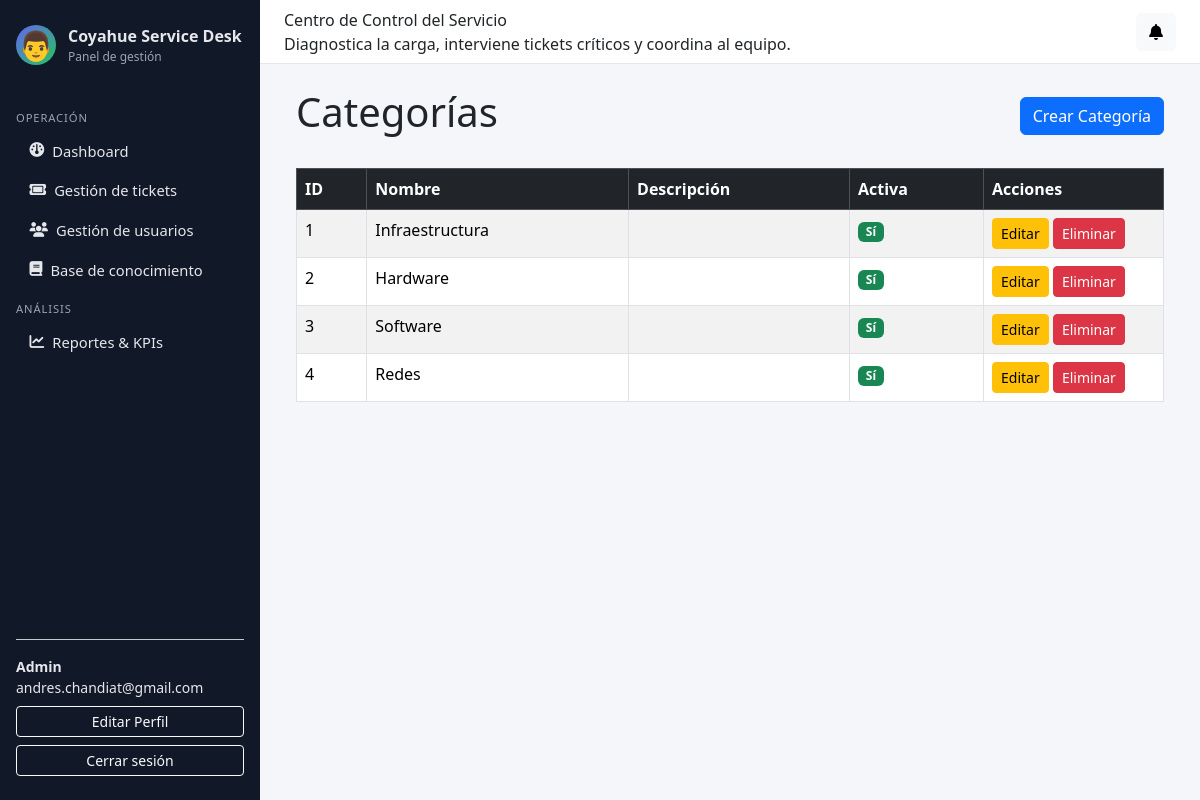
The app's page /panel/categorias/ (signed in) with its own data.
### accounts/models.py (models this page shows, shortened)
class Usuario(AbstractUser):
    username = None
    email = models.EmailField("email address", unique=True)
    rol = models.ForeignKey(
        Rol,
        on_delete=models.PROTECT,
        related_name="usuarios",
        null=True,
        blank=True,
    )
    telefono = models.CharField(max_length=30, blank=True)
    departamento = models.CharField(max_length=100, blank=True)
    activo = models.BooleanField(default=True)
    AVATAR_CHOICES = [
        ('👤', '👤 Persona'),
        ('👨', '👨 Hombre'),
        ('👩', '👩 Mujer'),
        ('🧑', '🧑 Persona neutra'),
        ('👔', '👔 Profesional'),
        ('💼', '💼 Ejecutivo'),
        ('🎓', '🎓 Estudiante'),
        ('⚙️', '⚙️ Técnico'),
    ]
    avatar = models.CharField(
        max_length=10,
        choices=AVATAR_CHOICES,
        default='👤',
        help_text="Ícono de perfil personalizado"
    )
    fecha_creacion = models.DateTimeField(auto_now_add=True)
    fecha_actualizacion = models.DateTimeField(auto_now=True)
    USERNAME_FIELD = "email"
    REQUIRED_FIELDS: list[str] = []  # no pedimos username, solo email + password
    objects = UsuarioManager()

class Rol(models.Model):
    nombre_rol = models.CharField(max_length=50, unique=True)
    descripcion = models.TextField(blank=True)
    permisos = models.JSONField(default=dict, blank=True)
    fecha_creacion = models.DateTimeField(auto_now_add=True)

### tickets/models.py (models this page shows, shortened)
class Categoria(models.Model):
    nombre_categoria = models.CharField(max_length=100, unique=True)
    descripcion = models.TextField(blank=True)
    activo = models.BooleanField(default=True)

### accounts/views.py (the view)
# urls.py: path("panel/categorias/", categorias_listar, name="categorias_listar"),
@login_required
def categorias_listar(request):
    if not require_role(request.user, "ADMIN"):
        return HttpResponseForbidden("No tienes permiso para ver esta sección.")
    categorias = Categoria.objects.all()
    return render(request, "admin/categorias_listar.html", {"categorias": categorias})

### accounts/views.py (called while the page is built)
def require_role(user, rol_nombre: str) -> bool:
    return (
        user.is_authenticated
        and hasattr(user, "rol")
        and user.rol
        and user.rol.nombre_rol.upper() == rol_nombre.upper()
    )

### notifications/context_processors.py (called while the page is built)
def notificaciones_context(request):
    if not request.user.is_authenticated:
        return {}
    qs = Notificacion.objects.filter(
        usuario_destino=request.user,
        leida=False
    ).order_by("-fecha_envio")
    return {
        "notificaciones_no_leidas": qs,
        "total_notificaciones_no_leidas": qs.count(),
    }

### templates/admin/categorias_listar.html
{% extends "base_admin.html" %}
{% block content %}
<div class="container">
    <div class="d-flex justify-content-between align-items-center mb-4">
        <h1>Categorías</h1>
        <a class="btn btn-primary" href="{% url 'categorias_crear' %}">Crear Categoría</a>
    </div>
    <table class="table table-bordered table-striped">
        <thead class="table-dark">
            <tr>
                <th>ID</th>
                <th>Nombre</th>
                <th>Descripción</th>
                <th>Activa</th>
                <th style="width: 180px;">Acciones</th>
            </tr>
        </thead>
        <tbody>
            {% for c in categorias %}
            <tr>
                <td>{{ c.id }}</td>
                <td>{{ c.nombre_categoria }}</td>
                <td>{{ c.descripcion }}</td>
                <td>
                    {% if c.activo %}
                        <span class="badge bg-success">Sí</span>
                    {% else %}
                        <span class="badge bg-secondary">No</span>
                    {% endif %}
                </td>
                <td>
                    <a href="{% url 'categorias_editar' c.id %}" class="btn btn-sm btn-warning">Editar</a>
                    <a href="{% url 'categorias_eliminar' c.id %}" class="btn btn-sm btn-danger">Eliminar</a>
                </td>
            </tr>
            {% endfor %}
        </tbody>
    </table>
</div>
{% endblock %}

### templates/base_admin.html (shortened to what this page needs)
{% load static %}
<!DOCTYPE html>
<html lang="es">
<head>
    <link href="https://cdn.jsdelivr.net/npm/bootstrap@5.3.2/dist/css/bootstrap.min.css" rel="stylesheet"/>
    <link rel="stylesheet"
        href="https://cdnjs.cloudflare.com/ajax/libs/font-awesome/6.5.0/css/all.min.css"
/>
</head>
<body>
<div class="layout-wrapper">
    <aside class="sidebar">
        <div class="sidebar-brand">
            <div class="sidebar-brand-icon" style="font-size: 1.8rem;">{{ user.avatar }}</div>
            <div>
                <div class="fw-semibold">Coyahue Service Desk</div>
                <div style="font-size: 0.75rem; color: #9ca3af;">Panel de gestión</div>
            </div>
        </div>
        <nav class="sidebar-nav">
            <div class="sidebar-section-title">Operación</div>
            {% if request.user.is_authenticated and request.user.rol %}
                {% if request.user.rol.nombre_rol|upper == "ADMIN" %}
                    <a href="{% url 'dashboard_admin' %}" class="{% if request.resolver_match.url_name == 'dashboard_admin' %}active-link{% endif %}">
                        <i class="fa-solid fa-gauge"></i> <span>Dashboard</span>
                    </a>
                    <a href="{% url 'tickets_listar' %}" class="{% if request.resolver_match.url_name == 'tickets_listar' %}active-link{% endif %}">
                        <i class="fa-solid fa-ticket"></i> <span>Gestión de tickets</span>
                    </a>
                    <a href="{% url 'usuarios_listar' %}" class="{% if request.resolver_match.url_name in 'usuarios_listar usuarios_crear usuarios_editar usuarios_eliminar' %}active-link{% endif %}">
                        <i class="fa-solid fa-users"></i> <span>Gestión de usuarios</span>
                    </a>
                    <a href="{% url 'faq_admin_listar' %}" class="{% if 'faq_admin' in request.resolver_match.url_name %}active-link{% endif %}">
                        <i class="fa-solid fa-book"></i> <span>Base de conocimiento</span>
                    </a>
                    <div class="sidebar-section-title">Análisis</div>
                    <a href="{% url 'reportes_dashboard' %}" class="{% if request.resolver_match.url_name == 'reportes_dashboard' %}active-link{% endif %}">
                        <i class="fa-solid fa-chart-line"></i> <span>Reportes & KPIs</span>
                    </a>
                {% endif %}
            {% endif %}
        </nav>
        <div class="mt-auto pt-3 border-top border-secondary-subtle small">
            {% if request.user.is_authenticated %}
                <div class="fw-semibold">
                    {% if request.user.rol %}
                        {{ request.user.rol.nombre_rol|title }}
                    {% else %} Usuario {% endif %}
                </div>
                <div class="text-truncate">{{ request.user.email }}</div>
                <a href="{% url 'editar_perfil' %}" class="btn btn-outline-light btn-sm w-100 mt-2">
                     Editar Perfil
                </a>
                <form method="post" action="{% url 'logout' %}" class="mt-2">
                    <button class="btn btn-outline-light btn-sm w-100" type="submit">Cerrar sesión</button>
                </form>
            {% endif %}
        </div>
    </aside>
    <div class="main-area">
        <header class="topbar">
            <div>
                <div class="topbar-title">Centro de Control del Servicio</div>
                <div class="topbar-subtitle">Diagnostica la carga, interviene tickets críticos y coordina al equipo.</div>
            </div>
            <div class="d-flex align-items-center gap-3">
                <div class="dropdown">
                    <button class="btn btn-light position-relative" data-bs-toggle="dropdown">
                        <i class="fa-solid fa-bell"></i>
                    </button>
                </div>
            </div>
        </header>
        <main class="content">
            {% block content %}{% endblock %}
        </main>
    </div>
</div>
</body>
</html>

### templates/base_admin.html (style rules this page uses)
body { font-family: system-ui, -apple-system, BlinkMacSystemFont, "Segoe UI", sans-serif; background-color: #f4f6f9; }
.layout-wrapper { min-height: 100vh; display: flex; flex-direction: row; }
.sidebar { width: 260px; background: #111827; color: #e5e7eb; padding: 1.5rem 1rem; display: flex; flex-direction: column; gap: 1rem; }
.sidebar-brand { display: flex; align-items: center; gap: 0.75rem; margin-bottom: 1rem; }
.sidebar-brand-icon { width: 40px; height: 40px; border-radius: 999px; background: linear-gradient(135deg, #6366f1, #22c55e); display: flex; align-items: center; justify-content: center; color: #fff; font-weight: 700; }
.sidebar-nav a { display: flex; align-items: center; gap: 0.5rem; padding: 0.55rem 0.85rem; border-radius: 0.45rem; color: #e5e7eb; text-decoration: none; font-size: 0.92rem; }
.sidebar-section-title { text-transform: uppercase; font-size: 0.7rem; letter-spacing: 0.08em; color: #9ca3af; margin-top: 0.75rem; margin-bottom: 0.25rem; }
.main-area { flex: 1; display: flex; flex-direction: column; }
.topbar { height: 64px; background: #ffffff; border-bottom: 1px solid #e5e7eb; display: flex; align-items: center; justify-content: space-between; padding: 0 1.5rem; }
.content { padding: 1.5rem; }

### records on screen
Usuario: avatar "👨", user.rol.nombre_rol "Admin", user.email "andres.chandiat@gmail.com"
Categoria: id "1", nombre_categoria "Infraestructura", activo "Sí"
Categoria: id "2", nombre_categoria "Hardware", activo "Sí"
Categoria: id "3", nombre_categoria "Software", activo "Sí"
Categoria: id "4", nombre_categoria "Redes", activo "Sí"
